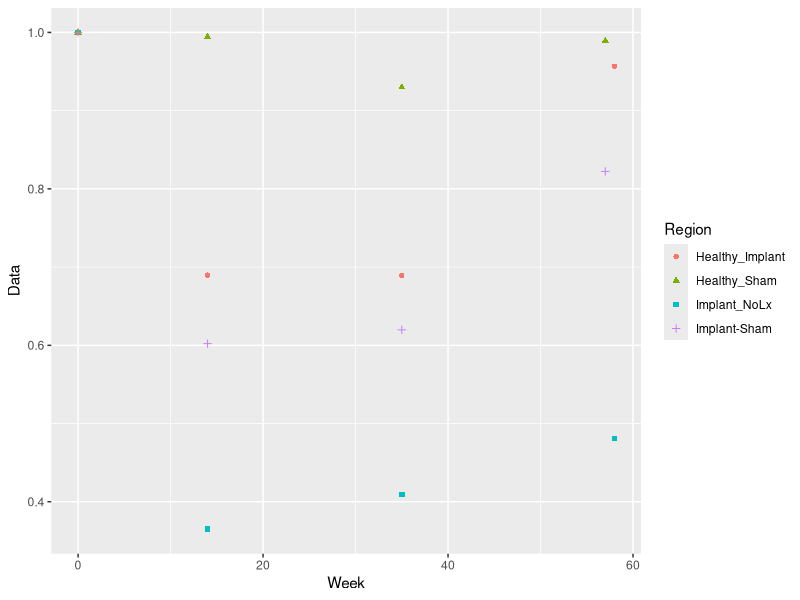
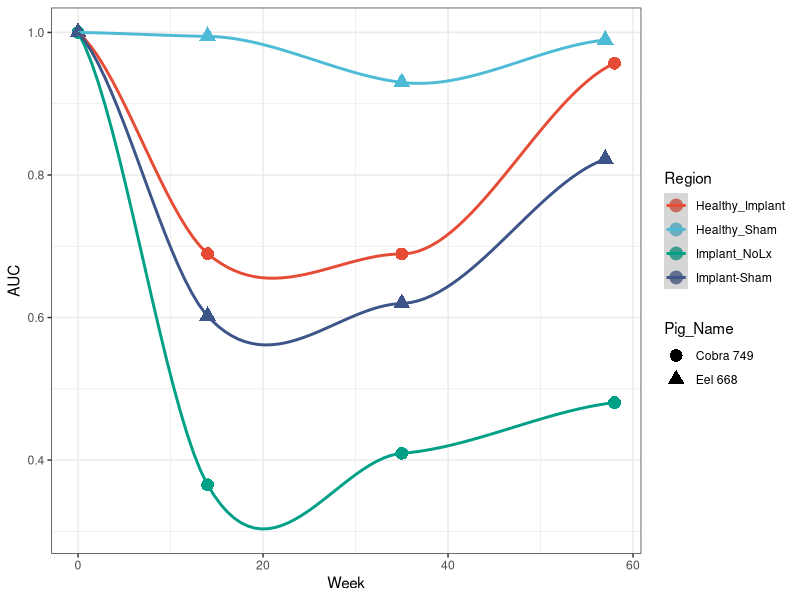
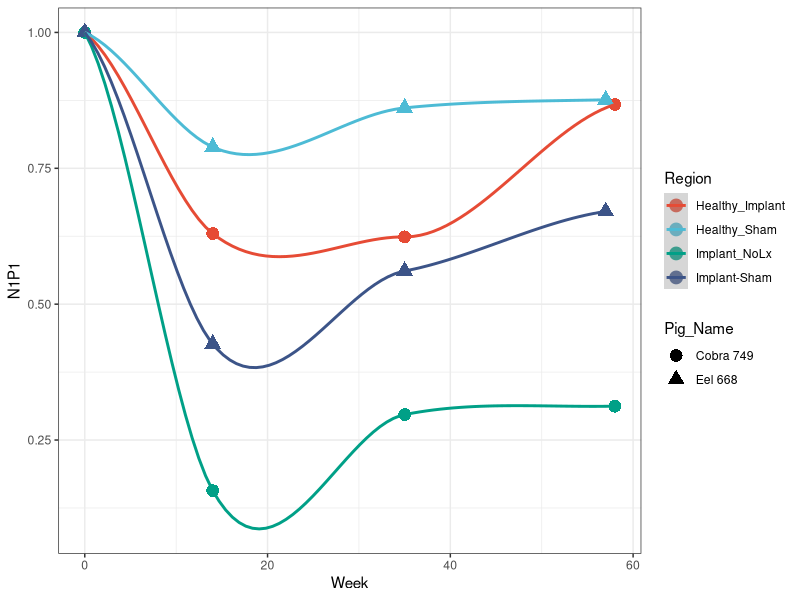
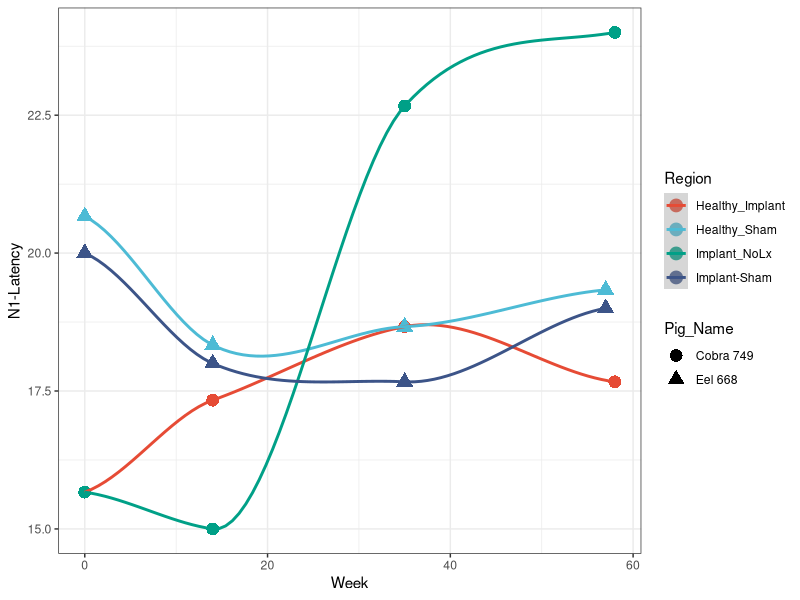
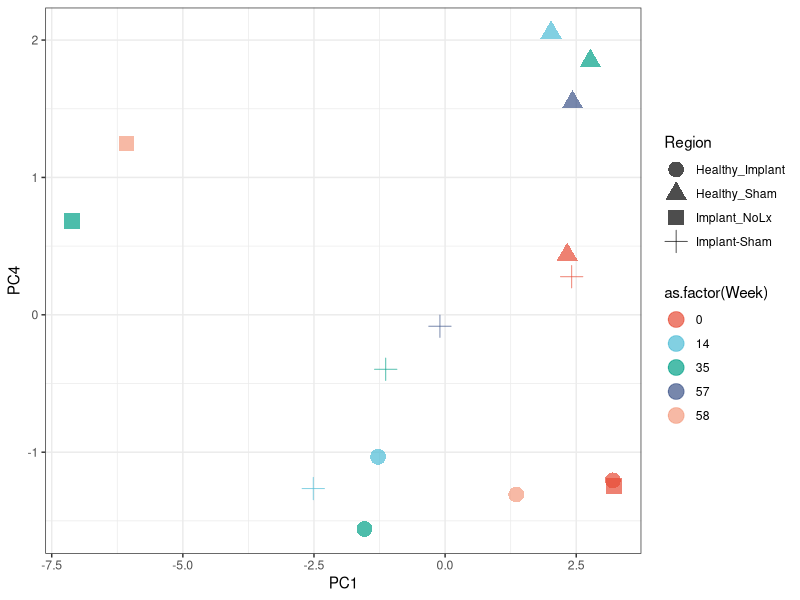

These charts were generated, in order, by the following R code:
## ---- chunk 1
library(tidyverse)
library(ggsci)

cobra <- readxl::read_xls('data/Cobra 749--_Normalized_Data_.xls', sheet = 'Normalized 2 Base For Comb')
cobra %>% str()

eel <- readxl::read_xls('data/Eel 668--_Normalized_Data_.xls', sheet = 'Normalized 2 Base For Comb')
eel %>% str()
## ---- chunk 2
cobra %>% head()
eel %>% head()
## ---- chunk 3
eel$Output %>% unique()
## ---- chunk 4
cobra %>% filter(Output == 'Area-Under-Curve') %>% pull(Data) %>% summary()
eel %>% filter(Output == 'Area-Under-Curve') %>% pull(Data) %>% summary()
## ---- chunk 5
cobra %>% filter(Output == 'Area-Under-Curve')
## ---- chunk 6
cobra %>% filter(Output == 'Area-Under-Curve') %>% group_by(Region) %>% summarise(mean = mean(Data), median= median(Data))
eel %>% filter(Output == 'Area-Under-Curve') %>% group_by(Region) %>% summarise(mean = mean(Data), median= median(Data))
## ---- chunk 7
cobra_eel_AUC <- rbind(cobra %>% filter(Output == 'Area-Under-Curve'), 
                       eel %>% filter(Output == 'Area-Under-Curve'))
cobra_eel_AUC %>% 
  ggplot(aes(x=Week, y=Data, shape=Region, colour=Region)) + 
   geom_point()
## ---- chunk 8
cobra_eel_AUC %>% 
  ggplot(aes(x=Week, y=Data, colour=Region, shape = Pig_Name)) + 
  geom_point(size=4) + 
  geom_smooth(method = 'loess') + ## this draws the smoothed lines through the four points. It auto picks an algorithm that works. loess was used here
  theme_bw() + scale_colour_npg() +
  ylab('AUC') 
## ---- chunk 9
rbind(cobra %>% filter(Output == 'N1P1'), eel %>% filter(Output == 'N1P1')) %>% 
  ggplot(aes(x=Week, y=Data, colour=Region, shape = Pig_Name)) + 
  geom_point(size=4) + 
  geom_smooth() + ## this draws the smoothed lines through the four points. It auto picks an algorithm that works. loess was used here
  theme_bw() + scale_colour_npg() +
  ylab('N1P1')
## ---- chunk 10
rbind(cobra %>% filter(Output == 'N1-Latency'), eel %>% filter(Output == 'N1-Latency')) %>% 
  ggplot(aes(x=Week, y=Data, colour=Region, shape = Pig_Name)) + 
  geom_point(size=4) + 
  geom_smooth() + ## this draws the smoothed lines through the four points. It auto picks an algorithm that works. loess was used here
  theme_bw() + scale_colour_npg() +
  ylab('N1-Latency')
## ---- chunk 11
all_pigs <- rbind(cobra, eel) %>% 
  select(Region, Pig_Name, Week, Output, Data) %>% 
  spread(Output, Data)
## toss P-Prime-Latency column
all_pigs <- all_pigs %>% select(-`P-Prime-Latency`)
## remove columns with NA
all_pigs <- all_pigs[complete.cases(all_pigs), complete.cases(t(all_pigs))]
pca <- prcomp(all_pigs[,4:ncol(all_pigs)], scale. = T)

## pull out PCA coordinates (pca$x) and add to all_pigs with the cbind
all_pigs <- cbind(all_pigs, pca$x)

ggplot(all_pigs, aes(x=PC1, y=PC4, color=as.factor(Week), shape=Region)) + 
  geom_point(size=5, alpha=0.7) + 
  theme_bw() + 
  scale_colour_npg() 
